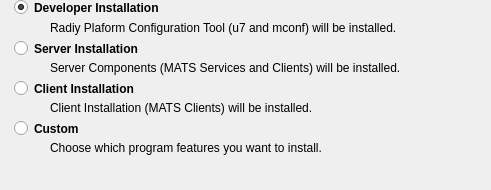
<?xml version="1.0" encoding="UTF-8"?>
<ui version="4.0">
 <class>InstallationWidget</class>
 <widget class="QWidget" name="InstallationWidget">
  <property name="geometry">
   <rect>
    <x>0</x>
    <y>0</y>
    <width>491</width>
    <height>190</height>
   </rect>
  </property>
  <property name="sizePolicy">
   <sizepolicy hsizetype="Preferred" vsizetype="Preferred">
    <horstretch>0</horstretch>
    <verstretch>0</verstretch>
   </sizepolicy>
  </property>
  <property name="minimumSize">
   <size>
    <width>491</width>
    <height>190</height>
   </size>
  </property>
  <property name="windowTitle">
   <string>Form</string>
  </property>
  <widget class="QRadioButton" name="customInstall">
   <property name="geometry">
    <rect>
     <x>14</x>
     <y>120</y>
     <width>161</width>
     <height>17</height>
    </rect>
   </property>
   <property name="sizePolicy">
    <sizepolicy hsizetype="MinimumExpanding" vsizetype="Minimum">
     <horstretch>0</horstretch>
     <verstretch>0</verstretch>
    </sizepolicy>
   </property>
   <property name="font">
    <font>
     <weight>75</weight>
     <bold>true</bold>
    </font>
   </property>
   <property name="text">
    <string>Custom</string>
   </property>
  </widget>
  <widget class="QLabel" name="label_4">
   <property name="geometry">
    <rect>
     <x>9</x>
     <y>141</y>
     <width>16</width>
     <height>16</height>
    </rect>
   </property>
   <property name="sizePolicy">
    <sizepolicy hsizetype="Fixed" vsizetype="Fixed">
     <horstretch>0</horstretch>
     <verstretch>0</verstretch>
    </sizepolicy>
   </property>
   <property name="text">
    <string/>
   </property>
   <property name="pixmap">
    <pixmap>:/icon.png</pixmap>
   </property>
  </widget>
  <widget class="QRadioButton" name="developInstall">
   <property name="geometry">
    <rect>
     <x>14</x>
     <y>-1</y>
     <width>301</width>
     <height>17</height>
    </rect>
   </property>
   <property name="sizePolicy">
    <sizepolicy hsizetype="MinimumExpanding" vsizetype="Minimum">
     <horstretch>0</horstretch>
     <verstretch>0</verstretch>
    </sizepolicy>
   </property>
   <property name="font">
    <font>
     <weight>75</weight>
     <bold>true</bold>
    </font>
   </property>
   <property name="text">
    <string>Developer Installation</string>
   </property>
   <property name="checked">
    <bool>true</bool>
   </property>
  </widget>
  <widget class="QRadioButton" name="serverInstall">
   <property name="geometry">
    <rect>
     <x>14</x>
     <y>40</y>
     <width>211</width>
     <height>17</height>
    </rect>
   </property>
   <property name="sizePolicy">
    <sizepolicy hsizetype="MinimumExpanding" vsizetype="Minimum">
     <horstretch>0</horstretch>
     <verstretch>0</verstretch>
    </sizepolicy>
   </property>
   <property name="font">
    <font>
     <weight>75</weight>
     <bold>true</bold>
    </font>
   </property>
   <property name="text">
    <string>Server Installation</string>
   </property>
  </widget>
  <widget class="QLabel" name="label_6">
   <property name="geometry">
    <rect>
     <x>9</x>
     <y>88</y>
     <width>16</width>
     <height>16</height>
    </rect>
   </property>
   <property name="sizePolicy">
    <sizepolicy hsizetype="Fixed" vsizetype="Fixed">
     <horstretch>0</horstretch>
     <verstretch>0</verstretch>
    </sizepolicy>
   </property>
   <property name="text">
    <string/>
   </property>
   <property name="pixmap">
    <pixmap>:/icon.png</pixmap>
   </property>
  </widget>
  <widget class="QLabel" name="label_5">
   <property name="geometry">
    <rect>
     <x>9</x>
     <y>26</y>
     <width>16</width>
     <height>16</height>
    </rect>
   </property>
   <property name="sizePolicy">
    <sizepolicy hsizetype="Fixed" vsizetype="Fixed">
     <horstretch>0</horstretch>
     <verstretch>0</verstretch>
    </sizepolicy>
   </property>
   <property name="text">
    <string/>
   </property>
   <property name="pixmap">
    <pixmap>:/icon.png</pixmap>
   </property>
  </widget>
  <widget class="QLabel" name="label_2">
   <property name="geometry">
    <rect>
     <x>50</x>
     <y>60</y>
     <width>421</width>
     <height>16</height>
    </rect>
   </property>
   <property name="sizePolicy">
    <sizepolicy hsizetype="MinimumExpanding" vsizetype="Minimum">
     <horstretch>0</horstretch>
     <verstretch>0</verstretch>
    </sizepolicy>
   </property>
   <property name="text">
    <string>Server Components (MATS Services and Clients) will be installed.</string>
   </property>
  </widget>
  <widget class="QLabel" name="label_3">
   <property name="geometry">
    <rect>
     <x>50</x>
     <y>140</y>
     <width>421</width>
     <height>16</height>
    </rect>
   </property>
   <property name="sizePolicy">
    <sizepolicy hsizetype="MinimumExpanding" vsizetype="Minimum">
     <horstretch>0</horstretch>
     <verstretch>0</verstretch>
    </sizepolicy>
   </property>
   <property name="text">
    <string>Choose which program features you want to install.</string>
   </property>
  </widget>
  <widget class="QLabel" name="label">
   <property name="geometry">
    <rect>
     <x>50</x>
     <y>20</y>
     <width>421</width>
     <height>16</height>
    </rect>
   </property>
   <property name="sizePolicy">
    <sizepolicy hsizetype="MinimumExpanding" vsizetype="Minimum">
     <horstretch>0</horstretch>
     <verstretch>0</verstretch>
    </sizepolicy>
   </property>
   <property name="text">
    <string>Radiy Plaform Configuration Tool (u7 and mconf) will be installed.</string>
   </property>
  </widget>
  <widget class="QLabel" name="label_7">
   <property name="geometry">
    <rect>
     <x>50</x>
     <y>100</y>
     <width>421</width>
     <height>16</height>
    </rect>
   </property>
   <property name="sizePolicy">
    <sizepolicy hsizetype="MinimumExpanding" vsizetype="Minimum">
     <horstretch>0</horstretch>
     <verstretch>0</verstretch>
    </sizepolicy>
   </property>
   <property name="text">
    <string>Client Installation (MATS Clients) will be installed.</string>
   </property>
  </widget>
  <widget class="QRadioButton" name="clientInstall">
   <property name="geometry">
    <rect>
     <x>14</x>
     <y>80</y>
     <width>281</width>
     <height>17</height>
    </rect>
   </property>
   <property name="sizePolicy">
    <sizepolicy hsizetype="MinimumExpanding" vsizetype="Minimum">
     <horstretch>0</horstretch>
     <verstretch>0</verstretch>
    </sizepolicy>
   </property>
   <property name="font">
    <font>
     <weight>75</weight>
     <bold>true</bold>
    </font>
   </property>
   <property name="text">
    <string>Client Installation</string>
   </property>
  </widget>
 </widget>
 <tabstops>
  <tabstop>developInstall</tabstop>
  <tabstop>serverInstall</tabstop>
  <tabstop>customInstall</tabstop>
 </tabstops>
 <resources>
  <include location="../../../resources/additional.qrc"/>
 </resources>
 <connections/>
</ui>
